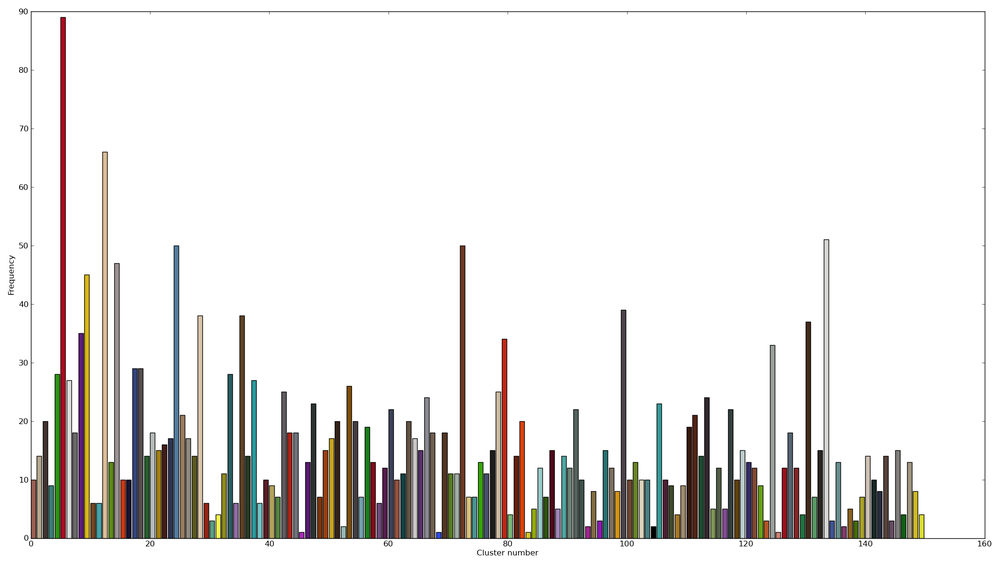
#> input picture 150_histogram.png, 1000 x 564 px, shrunk from 2100 x 1185 before the run
$ python segmentation.py 150_histogram.png   (Python 2 division)   (older library calls are emulated)
#> lines starting #> are read from the running program, lines starting #| are printed output that depends on the picture; after the words box and inside, x2 and y2 are one past the last pixel; in counts of white or black regions, pixels touching at a corner belong together
import os,sys,pickle
import logging
#import numpypy as np
import numpy as np
import matplotlib.pyplot as plt

from scipy import ndimage
from scipy import ndimage as nd

from skimage.segmentation import *
from skimage.morphology import watershed, disk
from skimage.color import label2rgb
from skimage import data, img_as_float, graph, data, io, segmentation, color, exposure
from skimage.feature import hog
import skimage.io
from skimage.morphology import watershed, disk
from skimage import data
from skimage.util import img_as_ubyte

import cv2

################################################################################

def do_grabcut(f):
    img = cv2.imread(f)
    mask = np.zeros(img.shape[:2],np.uint8)
    (h,w,d) = img.shape
    #print (h,w,d)
    upper_corner=(h/10,w/10)
    lower_corner=(h-(h/10),w-(w/10))
    bgdModel = np.zeros((1,65),np.float64)
    fgdModel = np.zeros((1,65),np.float64)

    #rect = (upper_corner[0],upper_corner[1],lower_corner[0],lower_corner[1])
    rect= (50,50,w-100,h-100)
    #print rect
    iterCount=1
    cv2.grabCut(img,mask,rect,bgdModel,fgdModel,iterCount,cv2.GC_INIT_WITH_RECT)

    mask2 = np.where((mask==1) + (mask==3),255,0).astype('uint8')
    output = cv2.bitwise_and(img,img,mask=mask2)

    # mask2 = np.where((mask==2)|(mask==0),0,1).astype('uint8')
    # img = img*mask2[:,:,np.newaxis]

    #plt.imshow(img),plt.show()
    cv2.imwrite('gcut.jpg',output)
    return output

################################################################################

def quickshift_segmentation(im):
    return quickshift(im)

################################################################################

# [8 lines left out: function watershed_segmentation, not called in this run]

################################################################################

def normcut_segmentations(img):

    #labels1 = segmentation.slic(img, compactness=3, n_segments=50)
    labels1 = segmentation.slic(img,compactness=3,n_segments=20)
    out1 = color.label2rgb(labels1, img)#, kind='avg')
    #return labels1
    g = graph.rag_mean_color(img, labels1, mode='similarity')
    labels2 = graph.cut_normalized(labels1, g)
    out2 = color.label2rgb(labels2, img,image_alpha=0.2)#, kind='avg')
    return (labels1,labels2)


################################################################################


def show_all(fname,images,titles,numsegs=1):

    num_images = len(images)
    num_titles = len(titles)
    titles += ['']*(num_images-num_titles)

    fig, axes = plt.subplots(ncols=num_images, figsize=(9, 2.5))

    im = images[0]

    for i in range(numsegs):
        axes[i].imshow(images[i])
        axes[i].set_title(titles[i])
        print titles[i]

    for i in range(numsegs,num_images) :
        j=i #numsegs+i
        segimg = label2rgb(images[j], image=im, image_alpha=0.5)
        axes[j].imshow(segimg, interpolation='nearest')
        axes[j].set_title(titles[j])
        print titles[j]

    for ax in axes:
        ax.axis('off')
    fig.subplots_adjust(hspace=0.01, wspace=0.01, top=1, bottom=0, left=0, right=1)
    plt.show()
    #plt.savefig(fname+"_seg.jpg")
    print fname+"_seg.jpg"
    return True

################################################################################

# [38 lines left out: functions get_feature_vectors, get_color_histogram, not called in this run]

################################################################################

def get_hog_histogram(d):

    pass

################################################################################

# [5 lines left out: function convert_dict_to_numpy, not called in this run]

################################################################################

def do_hog(im):
    img = color.rgb2gray(im)

    fd, hog_image = hog(img, orientations=8, pixels_per_cell=(16, 16),
                        cells_per_block=(1, 1), visualise=True)
    hog_image_rescaled = hog_image # exposure.rescale_intensity(hog_image, in_range=(0, 0.02))
    return hog_image_rescaled


################################################################################

# [8 lines left out: function save_features, not called in this run]

################################################################################

def get_segments_hog(fname):
    do_grabcut(fname)
    im=skimage.io.imread(fname)
    gi=skimage.io.imread('gcut.jpg')
    (s1,s2)=normcut_segmentations(gi)
    hogi = do_hog(gi)
    #s3=watershed_segmentation(gi)
    #s4=quickshift_segmentation(gi)
    show_all(fname, [im,gi,s2],["Image","Grab","Segmented Image"],2)
    return (im,s2,hogi)


################################################################################

def IMAGE_FEATURES(fname) :
    """ Features is a dictionary, key==segment label. Value==feature vector.
    Only color features are implemented at the moment"""
    (im,s2,hogi) = get_segments_hog(fname)
    features = get_feature_vectors(im,hogi, s2)
    return (im,s2,features)

################################################################################

def main(fnames):
    save_feats = True
    (im,s2,features) = IMAGE_FEATURES(fnames[1])
#> in do_grabcut, img is the input picture: shape (564, 1000, 3); mean B, G, R 228.5, 230.2, 231.7
#> in do_grabcut, `output = cv2.bitwise_and(img,img,mask=mask2)`:
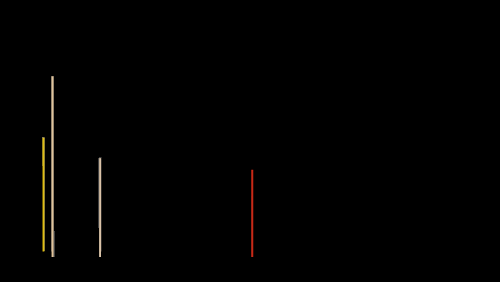
#> output: shape (564, 1000, 3) (shown at 1/2 size); mean B, G, R 0.9, 1.3, 1.7
#> in normcut_segmentations, `labels1 = segmentation.slic(img,compactness=3,n_segments=20)`:
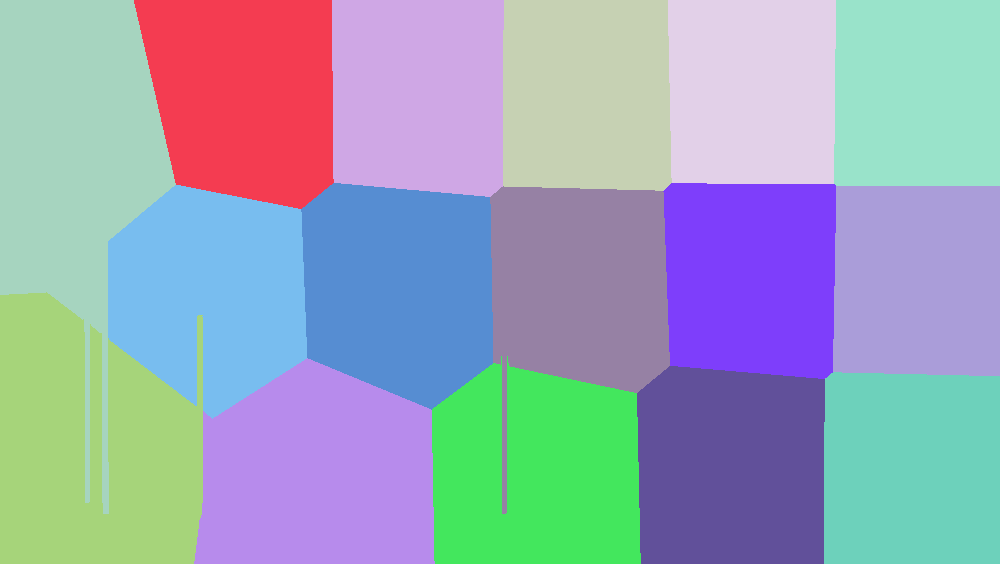
#> labels1: shape (564, 1000) int64; 16 distinct labels, from 1 to 16; one colour per label, 0 black
#> in normcut_segmentations, `out1 = color.label2rgb(labels1, img)#, kind='avg')`:
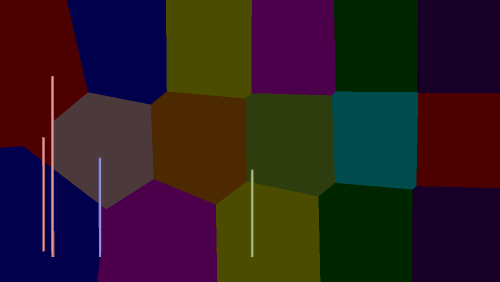
#> out1: shape (564, 1000, 3) float64 (shown at 1/2 size); mean R, G, B 0.18, 0.115, 0.138
#> in normcut_segmentations, `out2 = color.label2rgb(labels2, img,image_alpha=0.2)#, kind='avg')`:
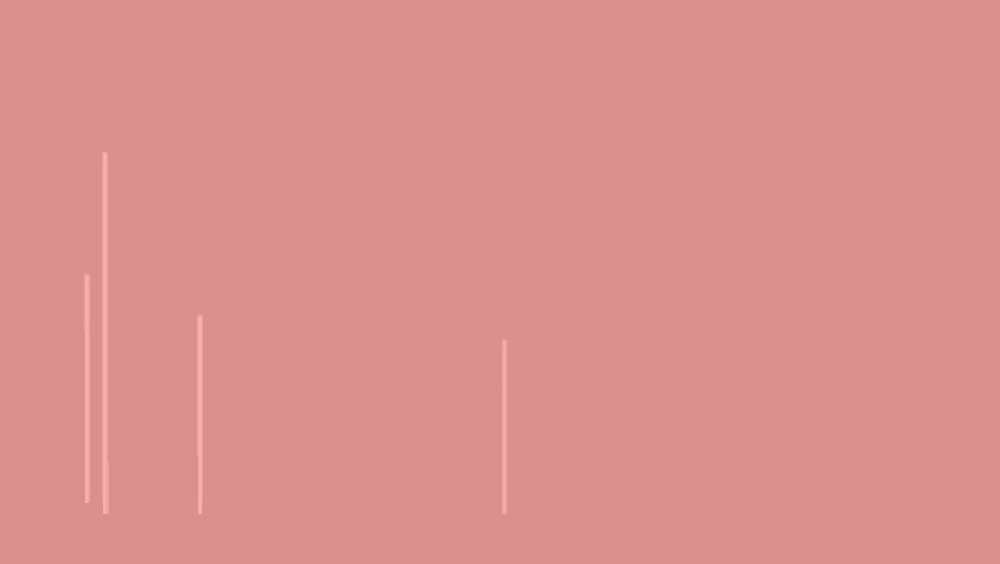
#> out2: shape (564, 1000, 3) float64; mean R, G, B 0.861, 0.561, 0.561
#> in do_hog, `fd, hog_image = hog(img, orientations=8, pixels_per_cell=(16, 16), cel..`: fd = 17360 values, max 1 at index 4504, min 0 at index 0, mean 0.00897
#> in show_all, `num_images = len(images)`: num_images = 3
#> in show_all, `titles += ['']*(num_images-num_titles)`: titles = ['Image', 'Grab', 'Segmented Image']
#> the loop in show_all, `for i in range(numsegs):` made 2 passes
#| Image
#| Grab
    return True

    for f in os.listdir(fnames[1]):
        fname = os.path.join(fnames[1],f)
        if not os.path.isfile(fname) :
            print "Error, not exists"+str(fname)
            return False
        print '---------------------'
        print fname
        (im,s2,features) = IMAGE_FEATURES(fname)
        if save_feats:
            save_features(fname, features)

    #grabcutI = do_grabcut(fname)
        #grabcutI = opencv_convert(grabcutI)
        #segmentedI = do_segmentation(fname)
        #normcut_segmentations(skimage.io.imread(fname))
    #pickle the segmented image?
    #display?

################################################################################

if __name__ == "__main__":
#> (the run stopped early here; a loop or call above may not have finished)

$ run again, on 300_histogram.png
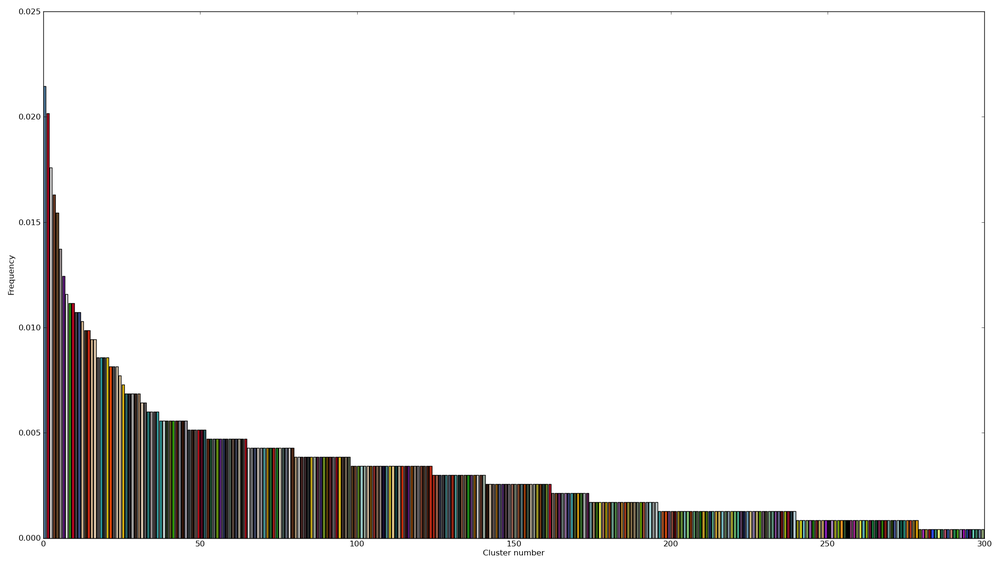
#> input picture 300_histogram.png, 1000 x 564 px, shrunk from 2100 x 1185 before the run
#> in do_grabcut, img is the input picture: shape (564, 1000, 3); mean B, G, R 230.8, 231.9, 233
#> labels1: shape (564, 1000) int64; 11 distinct labels, from 1 to 11
#> in normcut_segmentations, `labels2 = graph.cut_normalized(labels1, g)`:
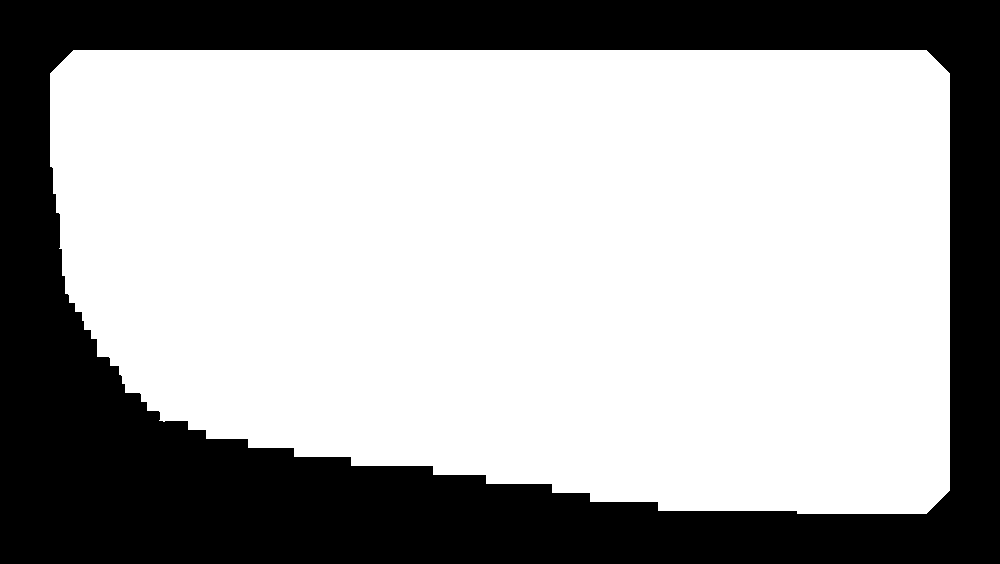
#> labels2: shape (564, 1000) int64; values 1 (black) and 5 (white), 66.4% white; 1 black region, box (x1, y1, x2, y2) and area: (0, 0, 1000, 564) 189642
#> img: shape (564, 1000) float64
#> in do_hog, `fd, hog_image = hog(img, orientations=8, pixels_per_cell=(16, 16), cel..`:
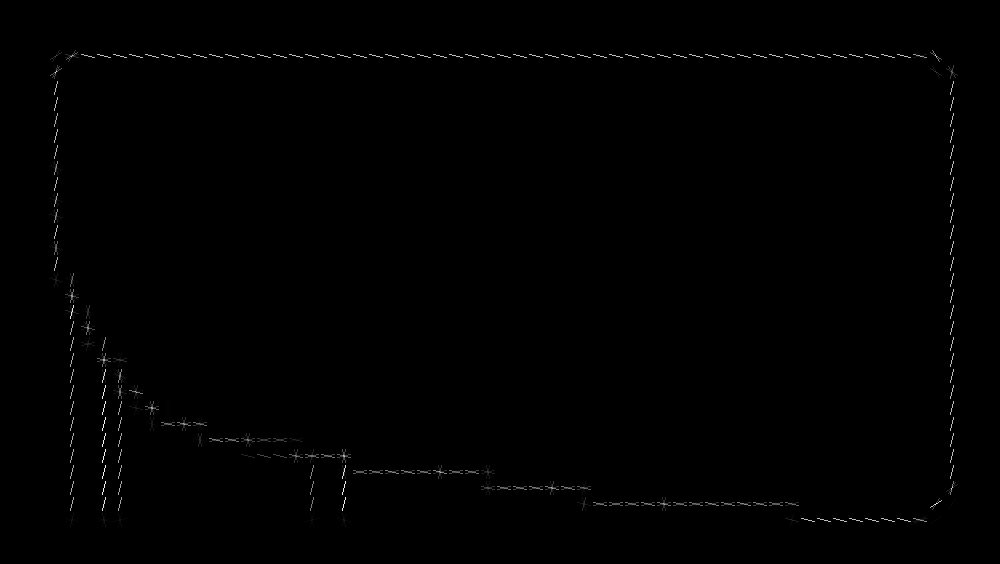
#> hog_image: shape (564, 1000) float64; min 0, max 0.172, mean 0.000636; drawn with min black and max white
#> fd = 17360 values, max 1 at index 1028, min 0 at index 0, mean 0.0222
#> num_images = 3
#> titles = ['Image', 'Grab', 'Segmented Image']
#> the loop in show_all, `for i in range(numsegs):` made 2 passes
#| Image
#| Grab
